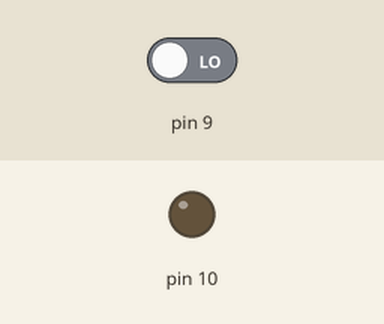
Recording of a sketch running on a simulated Arduino Uno, built with avr-gcc and run on an emulated ATmega328P. Parts: output pins drawn as LEDs (lit = HIGH). The test bench sets the inputs (shaded band); at power-on: pin 9 LOW.

Above: at 1.2 s.
1.3 s: pin 9 driven HIGH
At 2.5 s:
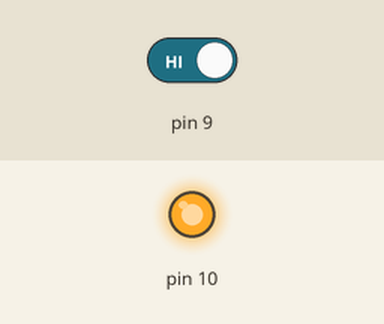
Timing chart, 0 to 4.3 s (numbered marks = the images above; inputs shaded):
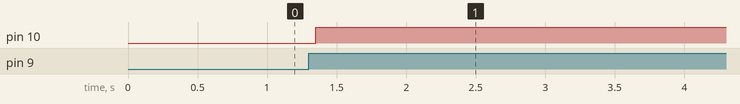

The sketch:

Button.ino
```cpp
int lightState = 1;
int prevState = LOW;

void setup() {
  // put your setup code here, to run once:
  pinMode(9, INPUT);
  pinMode(10, OUTPUT);
}

void loop() {
  // put your main code here, to run repeatedly:
  int buttonState = digitalRead(9);
  if (buttonState != prevState) {
    if (buttonState == HIGH) {
      lightState *= -1;
    }
    delay(50);
  }
  if (lightState > 0) {
    digitalWrite(10, LOW);
  } else {
    digitalWrite(10, HIGH);
  }
  prevState = buttonState;
}
```

Measured:
- after the input at 1.3 s, pin 10: LOW → HIGH after 0.05 s
